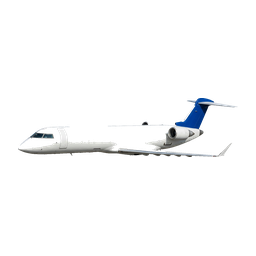
#> input picture assets/photo/airplane.png, 256 x 256 px, given in place of airplane.png.png, which was not available
$ python defringe.py ../assets/photo/airplane.png
#> lines starting #> are read from the running program, lines starting #| are printed output that depends on the picture; after the words box and inside, x2 and y2 are one past the last pixel; in counts of white or black regions, pixels touching at a corner belong together; pictures that were not available may be replaced by others from this repository, and a replacement may not be noted
#> further down, im is the input picture: PIL image 256x256 RGBA; mean R, G, B, A 9.1, 9.7, 10.3, 11
"""Убрать светлую кайму по краю вырезки: подтянуть цвет изнутри и подсушить альфу.

Белая кайма появляется, когда фото снимали на светлом фоне и вырезали по цвету.
На тёмном фоне (спина ёжика) она читается как «наклейка». Здесь RGB под краем
заменяется на цвет изнутри предмета, а альфа чуть поджимается.
"""
from pathlib import Path
import sys
import numpy as np
from PIL import Image, ImageFilter

def defringe(im, erode=1):
#> called with erode = 1
    a = np.array(im)[:, :, 3].astype(np.float32) / 255.0
    rgb = np.array(im.convert('RGB')).astype(np.float32)
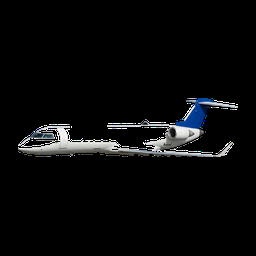
#> rgb: shape (256, 256, 3) float32; mean R, G, B 9.1, 9.7, 10.3
    solid = a > 0.85
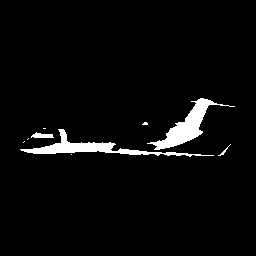
#> solid: shape (256, 256) bool; 3.7% white; 9 white regions (5 under 20 px), largest, box (x1, y1, x2, y2) and area: (147, 98, 235, 150) 1156, (20, 129, 214, 157) 1142, (31, 132, 54, 138) 91, (218, 144, 231, 156) 26
    filled = rgb.copy()
    have = solid.copy()
    for _ in range(6):                      # разносим цвет вглубь прозрачной каймы
        acc = np.zeros_like(rgb); cnt = np.zeros(a.shape, np.float32)
        for dy, dx in ((1,0),(-1,0),(0,1),(0,-1),(1,1),(-1,-1),(1,-1),(-1,1)):
            sh = np.roll(np.roll(filled, dy, 0), dx, 1)
            shave = np.roll(np.roll(have, dy, 0), dx, 1)
            acc += sh * shave[..., None]; cnt += shave
        grow = (~have) & (cnt > 0)
        filled[grow] = (acc[grow] / cnt[grow][..., None])
        have = have | grow
#> this loop made 6 passes
#> pass 1, in defringe, `grow = (~have) & (cnt > 0)`:
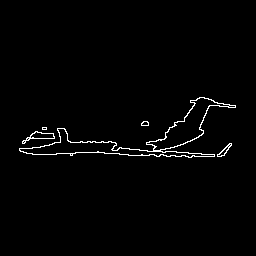
#> grow: shape (256, 256) bool; 1.5% white in thin lines or dots, all inside (x1, y1, x2, y2) = (19, 97, 236, 158)
#> after the loop:
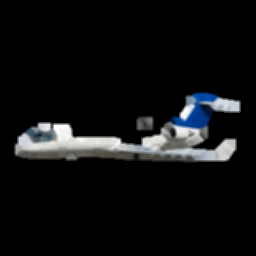
#> acc: shape (256, 256, 3) float32; mean R, G, B 121.9, 129.1, 136.1; drawn with min black and max white
#> after the loop:
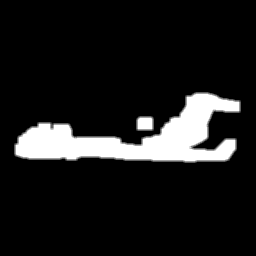
#> cnt: shape (256, 256) float32; min 0, max 8, mean 0.871; drawn with min black and max white
#> after the loop:
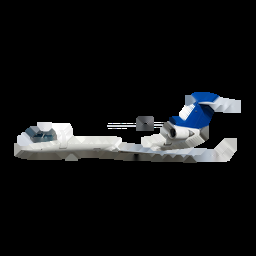
#> filled: shape (256, 256, 3) float32; 8.43% of pixels changed, all inside (x1, y1, x2, y2) = (14, 92, 241, 163)
#> after the loop:
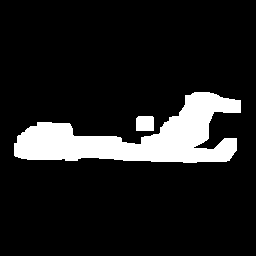
#> have: shape (256, 256) bool; 12.2% white; 2 white regions, box (x1, y1, x2, y2) and area: (14, 92, 241, 163) 7699, (136, 116, 154, 131) 266
    alpha = Image.fromarray((a * 255).astype('uint8'))
    if erode:
        alpha = alpha.filter(ImageFilter.MinFilter(erode * 2 + 1))
    alpha = np.array(alpha).astype(np.float32) / 255.0
#> alpha: shape (256, 256) float32
    out = np.dstack([filled, alpha * 255]).astype('uint8')
    return Image.fromarray(out, 'RGBA')

if __name__ == '__main__':
    root = Path(__file__).resolve().parents[1]
    names = sys.argv[1:]
    for n in names:
        p = root / 'assets/photo' / (n + '.png')
        im = Image.open(p).convert('RGBA')
        defringe(im).save(p)
        print('почищено:', n)

$ run again, on assets/photo/banana.png
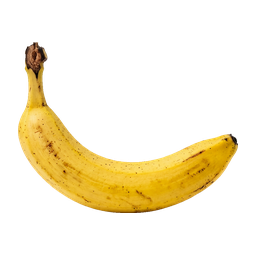
#> input picture assets/photo/banana.png, 256 x 256 px, given in place of banana.png.png, which was not available
#> im is the input picture: PIL image 256x256 RGBA; mean R, G, B, A 46, 36.3, 10, 49.5
#> solid: shape (256, 256) bool; 19.1% white; 1 white region, box (x1, y1, x2, y2) and area: (18, 43, 238, 213) 12497
#> after the loop in defringe, `for _ in range(6):`:
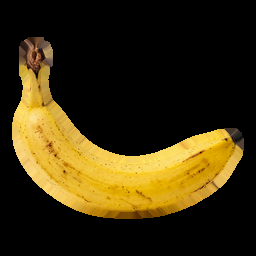
#> filled: shape (256, 256, 3) float32; mean R, G, B 58.8, 46.5, 14.2
#> after the loop in defringe, `for _ in range(6):`:
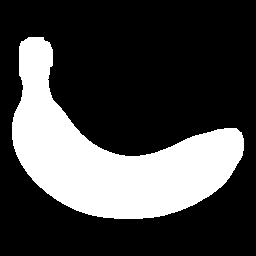
#> have: shape (256, 256) bool; 27.1% white; 1 white region, box (x1, y1, x2, y2) and area: (12, 37, 244, 219) 17780
